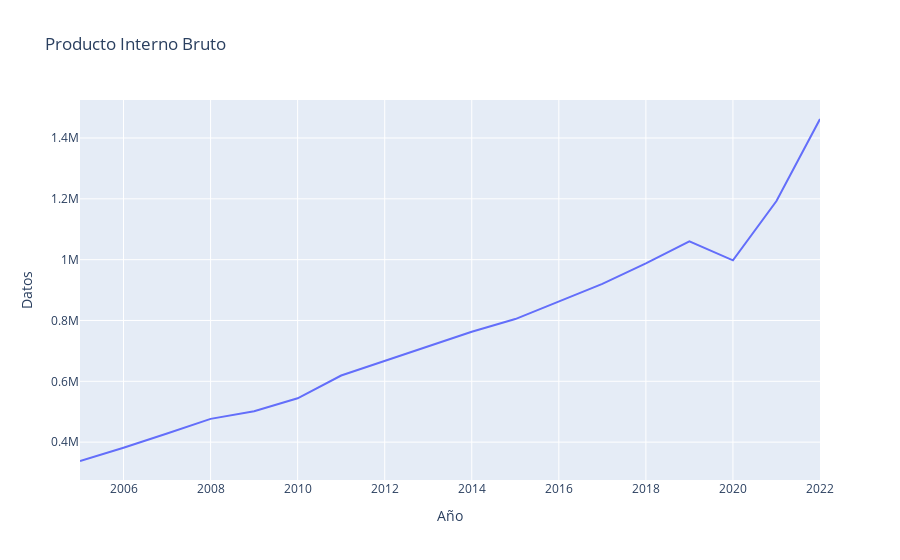

Notebook cell for this chart:
### Code cell
px.line(df, x ='Año', y = 'Datos', title= "Producto Interno Bruto")

### Figure 1 — Plotly figure (JSON) as saved in the notebook; plotly's stock layout.template omitted (floating-point values rounded to 4 significant figures)
{"data": [{"hovertemplate": "Año=%{x}<br>Datos=%{y}<extra></extra>", "legendgroup": "", "line": {"color": "#636efa", "dash": "solid"}, "marker": {"symbol": "circle"}, "mode": "lines", "name": "", "orientation": "v", "showlegend": false, "type": "scatter", "x": [2005, 2006, 2007, 2008, 2009, 2010, 2011, 2012, 2013, 2014, 2015, 2016, 2017, 2018, 2019, 2020, 2021, 2022], "xaxis": "x", "y": [337958, 381604, 428506, 476554, 501574, 544060, 619023, 666507, 714093, 762903, 804692, 863782, 920471, 987791, 1060068, 997742, 1192586, 1462522], "yaxis": "y"}], "layout": {"legend": {"tracegroupgap": 0}, "title": {"text": "Producto Interno Bruto"}, "xaxis": {"anchor": "y", "domain": [0, 1], "title": {"text": "Año"}}, "yaxis": {"anchor": "x", "domain": [0, 1], "title": {"text": "Datos"}}}}
